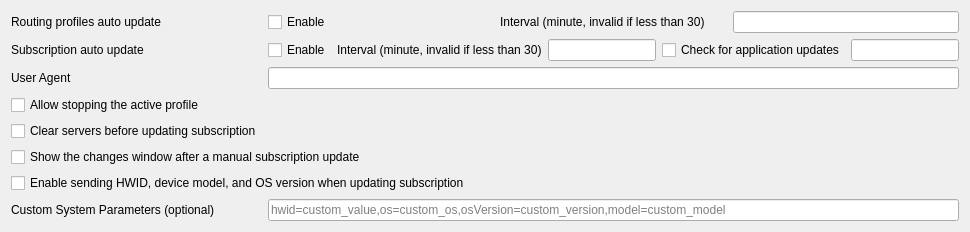
     <widget class="QWidget" name="tab_3">
      <attribute name="title">
       <string>Subscription</string>
      </attribute>
      <layout class="QGridLayout" name="gridLayout_7">
       <item row="9" column="1">
        <widget class="QLineEdit" name="sub_custom_hwid_params">
         <property name="placeholderText">
          <string>hwid=custom_value,os=custom_os,osVersion=custom_version,model=custom_model</string>
         </property>
        </widget>
       </item>
       <item row="4" column="0">
        <widget class="QCheckBox" name="sub_clear">
         <property name="text">
          <string>Clear servers before updating subscription</string>
         </property>
        </widget>
       </item>
       <item row="5" column="0" colspan="2">
        <widget class="QCheckBox" name="sub_show_change_popup">
         <property name="toolTip">
          <string>&lt;html&gt;&lt;head/&gt;&lt;body&gt;&lt;p&gt;When enabled, a window listing added / updated / deleted profiles is shown after a manual subscription update. The same information is always written to the log.&lt;/p&gt;&lt;/body&gt;&lt;/html&gt;</string>
         </property>
         <property name="text">
          <string>Show the changes window after a manual subscription update</string>
         </property>
        </widget>
       </item>
       <item row="2" column="1">
        <widget class="MyLineEdit" name="user_agent"/>
       </item>
       <item row="1" column="0">
        <widget class="QLabel" name="label_20">
         <property name="sizePolicy">
          <sizepolicy hsizetype="Preferred" vsizetype="Maximum">
           <horstretch>0</horstretch>
           <verstretch>0</verstretch>
          </sizepolicy>
         </property>
         <property name="text">
          <string>Subscription auto update</string>
         </property>
        </widget>
       </item>
       <item row="1" column="1">
        <layout class="QHBoxLayout" name="horizontalLayout_5">
         <item>
          <widget class="QCheckBox" name="sub_auto_update_enable">
           <property name="sizePolicy">
            <sizepolicy hsizetype="Minimum" vsizetype="Fixed">
             <horstretch>0</horstretch>
             <verstretch>0</verstretch>
            </sizepolicy>
           </property>
           <property name="text">
            <string>Enable</string>
           </property>
          </widget>
         </item>
         <item>
          <widget class="QLabel" name="label_21">
           <property name="text">
            <string>Interval (minute, invalid if less than 30)</string>
           </property>
          </widget>
         </item>
         <item>
          <widget class="QLineEdit" name="sub_auto_update">
           <property name="sizePolicy">
            <sizepolicy hsizetype="Preferred" vsizetype="Fixed">
             <horstretch>0</horstretch>
             <verstretch>0</verstretch>
            </sizepolicy>
           </property>
          </widget>
         </item>
         <item>
          <widget class="QCheckBox" name="app_auto_update_enable">
           <property name="text">
            <string>Check for application updates</string>
           </property>
          </widget>
         </item>
         <item>
          <widget class="QLineEdit" name="app_auto_update">
           <property name="sizePolicy">
            <sizepolicy hsizetype="Preferred" vsizetype="Fixed">
             <horstretch>0</horstretch>
             <verstretch>0</verstretch>
            </sizepolicy>
           </property>
          </widget>
         </item>
        </layout>
       </item>
       <item row="8" column="0" colspan="2">
        <widget class="QCheckBox" name="sub_send_hwid">
         <property name="toolTip">
          <string>&lt;html&gt;&lt;head/&gt;&lt;body&gt;&lt;p&gt;HWID=%1&lt;/p&gt;&lt;p&gt;OS=%2&lt;/p&gt;&lt;p&gt;OS Version=%3&lt;/p&gt;&lt;p&gt;Model=%4&lt;/p&gt;&lt;/body&gt;&lt;/html&gt;</string>
         </property>
         <property name="text">
          <string>Enable sending HWID, device model, and OS version when updating subscription</string>
         </property>
        </widget>
       </item>
       <item row="9" column="0">
        <widget class="QLabel" name="label_custom_hwid_params">
         <property name="toolTip">
          <string>&lt;html&gt;&lt;head/&gt;&lt;body&gt;&lt;p&gt;Format: hwid=value,os=value,osVersion=value,model=value&lt;/p&gt;&lt;p&gt;Leave empty to use default values. Only specify the parameters you want to override.&lt;/p&gt;&lt;/body&gt;&lt;/html&gt;</string>
         </property>
         <property name="text">
          <string>Custom System Parameters (optional)</string>
         </property>
        </widget>
       </item>
       <item row="3" column="0">
        <widget class="QCheckBox" name="allow_stopping_active_profile">
         <property name="toolTip">
          <string>&lt;html&gt;&lt;head/&gt;&lt;body&gt;&lt;p&gt;When enabled, If the currently active profile needs to be removed, it will be stopped and removed, otherwise it will not be removed at all&lt;/p&gt;&lt;/body&gt;&lt;/html&gt;</string>
         </property>
         <property name="text">
          <string>Allow stopping the active profile</string>
         </property>
        </widget>
       </item>
       <item row="2" column="0">
        <widget class="QLabel" name="label_4">
         <property name="text">
          <string>User Agent</string>
         </property>
        </widget>
       </item>
       <item row="0" column="1">
        <layout class="QHBoxLayout" name="horizontalLayout_route_auto_update">
         <item>
          <widget class="QCheckBox" name="route_auto_update_enable">
           <property name="sizePolicy">
            <sizepolicy hsizetype="Minimum" vsizetype="Fixed">
             <horstretch>0</horstretch>
             <verstretch>0</verstretch>
            </sizepolicy>
           </property>
           <property name="text">
            <string>Enable</string>
           </property>
          </widget>
         </item>
         <item>
          <widget class="QLabel" name="label_route_auto_update_interval">
           <property name="text">
            <string>Interval (minute, invalid if less than 30)</string>
           </property>
          </widget>
         </item>
         <item>
          <widget class="QLineEdit" name="route_auto_update">
           <property name="sizePolicy">
            <sizepolicy hsizetype="Preferred" vsizetype="Fixed">
             <horstretch>0</horstretch>
             <verstretch>0</verstretch>
            </sizepolicy>
           </property>
          </widget>
         </item>
        </layout>
       </item>
       <item row="0" column="0">
        <widget class="QLabel" name="label_route_auto_update">
         <property name="sizePolicy">
          <sizepolicy hsizetype="Preferred" vsizetype="Maximum">
           <horstretch>0</horstretch>
           <verstretch>0</verstretch>
          </sizepolicy>
         </property>
         <property name="text">
          <string>Routing profiles auto update</string>
         </property>
        </widget>
       </item>
      </layout>
     </widget>
